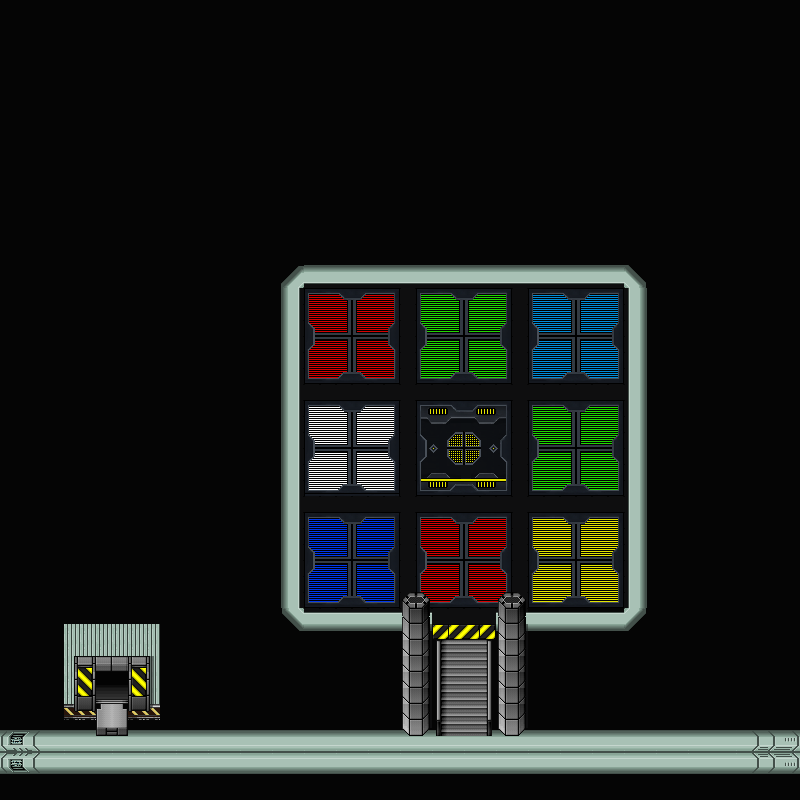

Below is a game level as drawn by its tile map, then a one-line description and the .tmx that defines it (tile-layer data replaced by summaries):
An orthogonal 50x50 tile map with 16x16 px tiles, 8 tile layers (fond, sol, walls, top, ...), 3 tilesets and 22 objects (11x collision, spawn_salle_disco2, spawn_salle_disco1, enter_laboratory2, rune_disco_path1, ...).

<map version="1.8" tiledversion="1.8.2" orientation="orthogonal" renderorder="right-down" width="50" height="50" tilewidth="16" tileheight="16" infinite="0" nextlayerid="10" nextobjectid="28">
 <tileset firstgid="1" source="laboratoire2.tsx" />
 <tileset firstgid="1025" source="laboratoire3.tsx" />
 <tileset firstgid="2049" source="SciFi_Warehouse_A3.tsx" />
 <layer id="1" name="fond" width="50" height="50">
  <data>[2500 cells, 2500 non-empty, 4 distinct tile ids]</data>
 </layer>
 <layer id="3" name="sol" width="50" height="50">
  <data>[2500 cells, 681 non-empty, 319 distinct tile ids]</data>
 </layer>
 <layer id="2" name="walls" width="50" height="50">
  <data>[2500 cells, 218 non-empty, 60 distinct tile ids]</data>
 </layer>
 <layer id="4" name="top" width="50" height="50">
  <data>[2500 cells, 28 non-empty, 4 distinct tile ids]</data>
 </layer>
 <layer id="7" name="Calque de Tuiles 6" width="50" height="50">
  <data>[2500 cells, 0 non-empty, 0 distinct tile ids]</data>
 </layer>
 <layer id="8" name="Calque de Tuiles 7" width="50" height="50">
  <data>[2500 cells, 0 non-empty, 0 distinct tile ids]</data>
 </layer>
 <layer id="9" name="Calque de Tuiles 8" width="50" height="50">
  <data>[2500 cells, 0 non-empty, 0 distinct tile ids]</data>
 </layer>
 <layer id="6" name="toptop" width="50" height="50">
  <data>[2500 cells, 8 non-empty, 4 distinct tile ids]</data>
 </layer>
 <objectgroup id="5" name="objets">
  <object id="3" name="spawn_salle_disco2" x="3" y="729.5">
   <point />
  </object>
  <object id="4" name="spawn_salle_disco1" x="97.5" y="702">
   <point />
  </object>
  <object id="5" name="enter_laboratory2" x="96" y="699.5" width="32.5" height="4.5" />
  <object id="6" type="collision" x="488" y="711" width="312" height="17" />
  <object id="7" type="collision" x="486" y="613" width="174" height="97" />
  <object id="8" type="collision" x="627" y="260" width="54" height="350" />
  <object id="9" type="collision" x="254" y="250" width="372" height="34" />
  <object id="10" type="collision" x="261" y="286" width="37" height="365" />
  <object id="11" type="collision" x="298" y="612" width="138" height="98" />
  <object id="12" type="collision" x="0" y="623" width="95" height="105" />
  <object id="14" type="collision" x="127" y="625" width="310" height="103" />
  <object id="15" type="collision" x="0" y="773.333" width="800.667" height="10.6667" />
  <object id="17" type="collision" x="796" y="728" width="3.33333" height="44.6667" />
  <object id="18" type="collision" x="-3.33333" y="726" width="2.66667" height="46.6667" />
  <object id="19" name="rune_disco_path1" x="544" y="320" width="16" height="15.75" />
  <object id="20" name="rune" x="1072" y="-40">
   <point />
  </object>
  <object id="21" name="npc_disco2_path4" x="400" y="496" width="17.5" height="16.5" />
  <object id="22" name="npc_disco2_path3" x="433" y="495" width="17" height="17.5" />
  <object id="23" name="npc_disco2_path2" x="433.5" y="462" width="16.5" height="17" />
  <object id="24" name="npc_disco2_path1" x="399.5" y="462" width="19" height="18.5" />
  <object id="25" name="npc_disco1_path2" x="351.5" y="397.5" width="17" height="17.5" />
  <object id="27" name="npc_disco1_path1" x="352.5" y="336" width="17" height="17.5" />
 </objectgroup>
</map>
